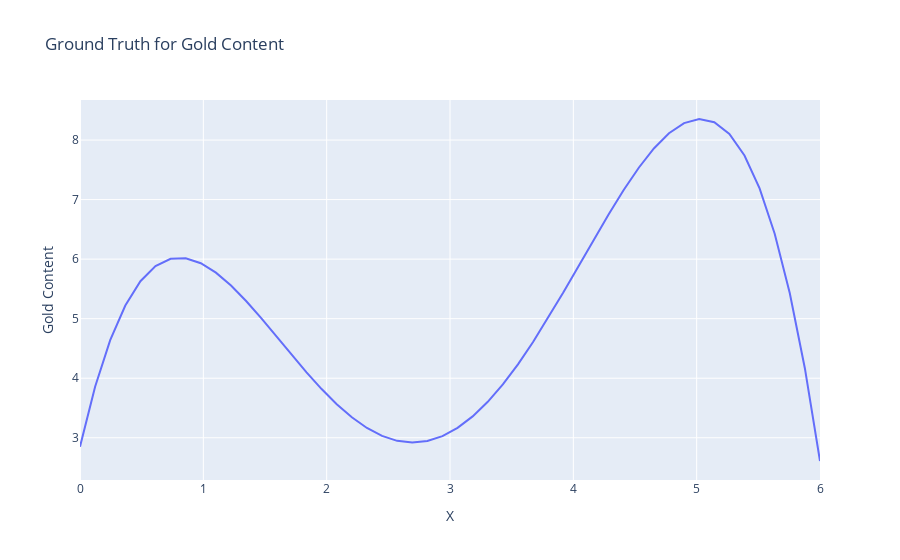

Notebook code for this chart:
### Markdown cell above
Plot the gold content function over our domain.

### Code cell
render_plotly_html(
    px.line(
        pd.DataFrame({"X": x, "Gold Content": y}),
        x="X",
        y="Gold Content",
        title="Ground Truth for Gold Content",
    )
)

### Figure 1 — Plotly figure (JSON) as saved in the notebook; plotly's stock layout.template omitted (floating-point values rounded to 4 significant figures)
{"data": [{"hovertemplate": "X=%{x}<br>Gold Content=%{y}<extra></extra>", "legendgroup": "", "line": {"color": "#636efa", "dash": "solid"}, "marker": {"symbol": "circle"}, "mode": "lines", "name": "", "orientation": "v", "showlegend": false, "type": "scatter", "x": [0, 0.1224, 0.2449, 0.3673, 0.4898, 0.6122, 0.7347, 0.8571, 0.9796, 1.102, 1.224, 1.347, 1.469, 1.592, 1.714, 1.837, 1.959, 2.082, 2.204, 2.327, 2.449, 2.571, 2.694, 2.816, 2.939, 3.061, 3.184, 3.306, 3.429, 3.551, 3.673, 3.796, 3.918, 4.041, 4.163, 4.286, 4.408, 4.531, 4.653, 4.776, 4.898, 5.02, 5.143, 5.265, 5.388, 5.51, 5.633, 5.755, 5.878, 6], "xaxis": "x", "y": [2.85, 3.856, 4.638, 5.222, 5.629, 5.883, 6.005, 6.015, 5.932, 5.773, 5.556, 5.296, 5.008, 4.704, 4.398, 4.099, 3.818, 3.564, 3.344, 3.165, 3.031, 2.949, 2.919, 2.945, 3.028, 3.166, 3.359, 3.604, 3.897, 4.233, 4.607, 5.012, 5.438, 5.877, 6.319, 6.751, 7.161, 7.535, 7.858, 8.114, 8.285, 8.353, 8.299, 8.102, 7.74, 7.19, 6.427, 5.428, 4.164, 2.61], "yaxis": "y"}], "layout": {"legend": {"tracegroupgap": 0}, "title": {"text": "Ground Truth for Gold Content"}, "xaxis": {"anchor": "y", "domain": [0, 1], "title": {"text": "X"}}, "yaxis": {"anchor": "x", "domain": [0, 1], "title": {"text": "Gold Content"}}}}
